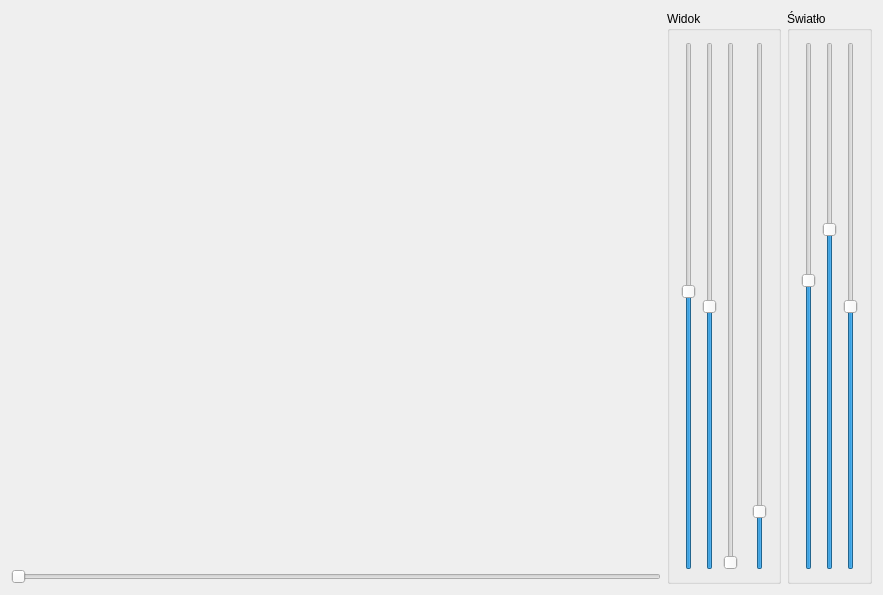
<?xml version="1.0" encoding="UTF-8"?>
<ui version="4.0">
 <class>MainWindow</class>
 <widget class="QMainWindow" name="MainWindow">
  <property name="geometry">
   <rect>
    <x>0</x>
    <y>0</y>
    <width>883</width>
    <height>595</height>
   </rect>
  </property>
  <property name="windowTitle">
   <string>MainWindow</string>
  </property>
  <widget class="QWidget" name="centralWidget">
   <layout class="QGridLayout" name="gridLayout">
    <item row="0" column="0">
     <widget class="WidgetOpenGL" name="widgetOpenGL" native="true">
      <property name="minimumSize">
       <size>
        <width>200</width>
        <height>200</height>
       </size>
      </property>
     </widget>
    </item>
    <item row="1" column="0">
     <widget class="QSlider" name="horizontalSlider_Slider">
      <property name="maximum">
       <number>10000</number>
      </property>
      <property name="orientation">
       <enum>Qt::Horizontal</enum>
      </property>
     </widget>
    </item>
    <item row="0" column="5" rowspan="2">
     <widget class="QGroupBox" name="groupBoxView">
      <property name="sizePolicy">
       <sizepolicy hsizetype="Maximum" vsizetype="Preferred">
        <horstretch>0</horstretch>
        <verstretch>0</verstretch>
       </sizepolicy>
      </property>
      <property name="title">
       <string>Widok</string>
      </property>
      <layout class="QHBoxLayout" name="horizontalLayout">
       <item>
        <widget class="QSlider" name="verticalSliderRotX">
         <property name="maximum">
          <number>3600</number>
         </property>
         <property name="value">
          <number>1900</number>
         </property>
         <property name="orientation">
          <enum>Qt::Vertical</enum>
         </property>
        </widget>
       </item>
       <item>
        <widget class="QSlider" name="verticalSliderRotZ">
         <property name="maximum">
          <number>3600</number>
         </property>
         <property name="value">
          <number>1800</number>
         </property>
         <property name="orientation">
          <enum>Qt::Vertical</enum>
         </property>
        </widget>
       </item>
       <item>
        <widget class="QSlider" name="verticalSliderRotY">
         <property name="maximum">
          <number>3600</number>
         </property>
         <property name="orientation">
          <enum>Qt::Vertical</enum>
         </property>
        </widget>
       </item>
       <item>
        <spacer name="horizontalSpacer">
         <property name="orientation">
          <enum>Qt::Horizontal</enum>
         </property>
         <property name="sizeType">
          <enum>QSizePolicy::Fixed</enum>
         </property>
         <property name="sizeHint" stdset="0">
          <size>
           <width>8</width>
           <height>20</height>
          </size>
         </property>
        </spacer>
       </item>
       <item>
        <widget class="QSlider" name="verticalSliderZoom">
         <property name="maximum">
          <number>1000</number>
         </property>
         <property name="value">
          <number>100</number>
         </property>
         <property name="orientation">
          <enum>Qt::Vertical</enum>
         </property>
        </widget>
       </item>
      </layout>
     </widget>
    </item>
    <item row="0" column="6" rowspan="2">
     <widget class="QGroupBox" name="groupBoxLight">
      <property name="sizePolicy">
       <sizepolicy hsizetype="Maximum" vsizetype="Preferred">
        <horstretch>0</horstretch>
        <verstretch>0</verstretch>
       </sizepolicy>
      </property>
      <property name="title">
       <string>Światło</string>
      </property>
      <layout class="QHBoxLayout" name="horizontalLayout_2">
       <item>
        <widget class="QSlider" name="verticalSliderLightX">
         <property name="minimum">
          <number>-100</number>
         </property>
         <property name="maximum">
          <number>100</number>
         </property>
         <property name="value">
          <number>10</number>
         </property>
         <property name="orientation">
          <enum>Qt::Vertical</enum>
         </property>
        </widget>
       </item>
       <item>
        <widget class="QSlider" name="verticalSliderLightY">
         <property name="minimum">
          <number>-100</number>
         </property>
         <property name="maximum">
          <number>100</number>
         </property>
         <property name="value">
          <number>30</number>
         </property>
         <property name="orientation">
          <enum>Qt::Vertical</enum>
         </property>
        </widget>
       </item>
       <item>
        <widget class="QSlider" name="verticalSliderLightZ">
         <property name="minimum">
          <number>-100</number>
         </property>
         <property name="maximum">
          <number>100</number>
         </property>
         <property name="orientation">
          <enum>Qt::Vertical</enum>
         </property>
        </widget>
       </item>
      </layout>
     </widget>
    </item>
   </layout>
  </widget>
 </widget>
 <layoutdefault spacing="6" margin="11"/>
 <customwidgets>
  <customwidget>
   <class>WidgetOpenGL</class>
   <extends>QWidget</extends>
   <header location="global">widgetopengl.h</header>
   <container>1</container>
   <slots>
    <slot>v_transform()</slot>
   </slots>
  </customwidget>
 </customwidgets>
 <resources/>
 <connections/>
</ui>
